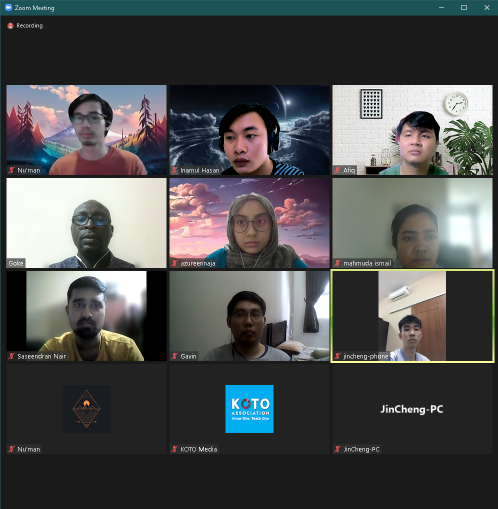
#> input picture advance/assets/zoom2.png, 996 x 1017 px (shown at 1/2 size)
$ python extract.py
#> lines starting #> are read from the running program, lines starting #| are printed output that depends on the picture; after the words box and inside, x2 and y2 are one past the last pixel; in counts of white or black regions, pixels touching at a corner belong together
import cv2 as cv
import matplotlib.pyplot as plt
import os
imageFile = 'zoom2.png'
img = cv.imread('../advance/assets/'+imageFile)
#> img is the input picture: shape (1017, 996, 3); mean B, G, R 79.5, 79.2, 78

folderPath = os.path.splitext(imageFile)[0]

if not os.path.exists('dataset'):
    os.mkdir('dataset')

folderPath = f'dataset/{folderPath}'

if not os.path.exists(folderPath):
    os.mkdir(folderPath)
print(folderPath)


point_list = []
point_list.append(((297,125),(400,248),'Goke'))
point_list.append(((606,113),(728,258),'Hasan'))
point_list.append(((290,277),(378,399),'Azureen'))
point_list.append(((600,298),(683,418),'Afiq'))
point_list.append(((298,456),(382,582),'Nu\'man'))
point_list.append(((597,483),(687,599),'Mahmuda'))

point_list2 = []
point_list2.append(((135,189),(224,294),'Nu\'man'))
point_list2.append(((422,218),(565,350),'Hasan'))

point_list2.append(((792,220),(881,340),'Afiq'))
point_list2.append(((138,394),(233,514),'Goke'))
point_list2.append(((455,380),(554,516),'Azureen'))
point_list2.append(((779,416),(887,538),'Mahmuda'))
point_list2.append(((790,623),(848,700),'Jin Cheng'))
point_list2.append(((443,575),(536,694),'Gavin'))
point_list2.append(((130,551),(217,684),'Sassendran'))


count = 1
a,b = 3,3

for v in point_list2 :
    ((x1,y1),(x2,y2),label) = v

    if y2 < y1:
        y = y2
        y2 = y1
        y1 = y

    if x2 < x1:
        x = x2
        x2 = x1
        x1 = x


    cropped_img = img[y1:y2,x1:x2,:].copy()

    cv.rectangle(img,(x1,y1),(x2,y2),(0,0,255),2)

    # cv.imwrite('../advance/assets/dataset/zoom1/'+label+'.png',cropped_img)
    cv.imwrite(folderPath+"/"+label+'.png',cropped_img)

    plt.subplot(a,b,count)
    plt.title(label=label)
    plt.imshow(cropped_img[:,:,::-1])
    count+=1
#> this loop made 9 passes
#> pass 1, `cropped_img = img[y1:y2,x1:x2,:].copy()`:
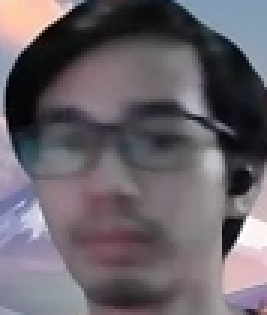
#> cropped_img: shape (105, 89, 3) (shown 3 times larger); mean B, G, R 105.4, 98.2, 104.8
#> pass 2, `cropped_img = img[y1:y2,x1:x2,:].copy()`:
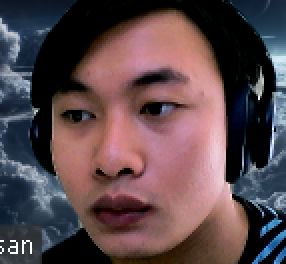
#> cropped_img: shape (132, 143, 3) (shown 2 times larger); mean B, G, R 75.5, 71.6, 90.2
#> pass 3, `cropped_img = img[y1:y2,x1:x2,:].copy()`:
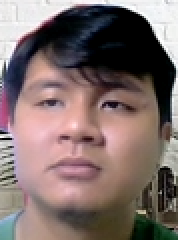
#> cropped_img: shape (120, 89, 3) (shown 2 times larger); mean B, G, R 106.7, 109.1, 126.4
#> after the loop:
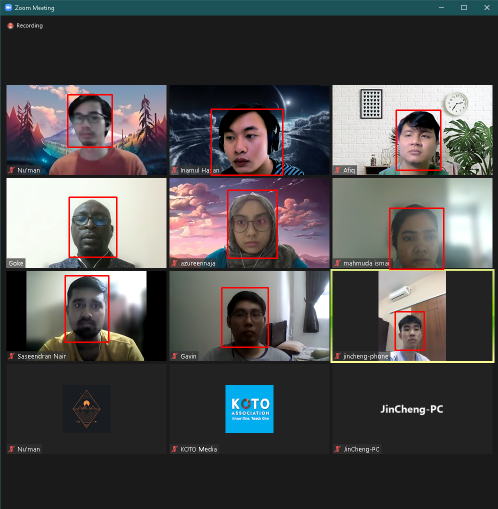
#> img: shape (1017, 996, 3) (shown at 1/2 size); 1.14% of pixels changed, all inside (x1, y1, x2, y2) = (129, 188, 889, 702)
#> after the loop, count = 10

plt.tight_layout()
plt.show()
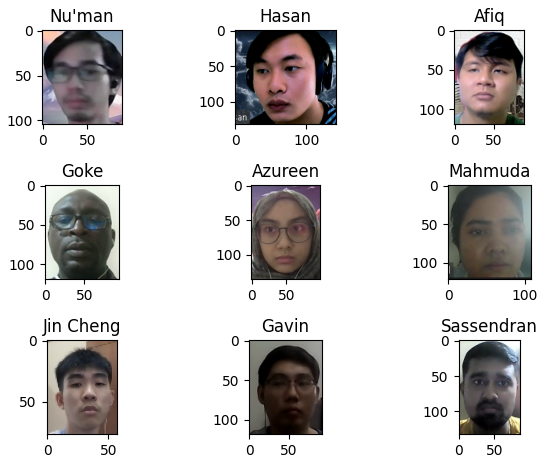
#> figure drawn by matplotlib, 9 panels

$ run again, with advance/assets/zoom1.png copied over advance/assets/zoom2.png
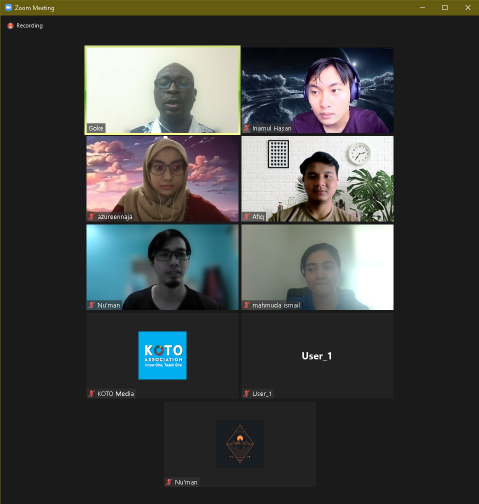
#> input picture advance/assets/zoom1.png, 958 x 1008 px (shown at 1/2 size)
#> img is the input picture: shape (1008, 958, 3); mean B, G, R 64.8, 66.5, 64.5
#> the loop `for v in point_list2 :` made 9 passes
#> pass 1, `cropped_img = img[y1:y2,x1:x2,:].copy()`:
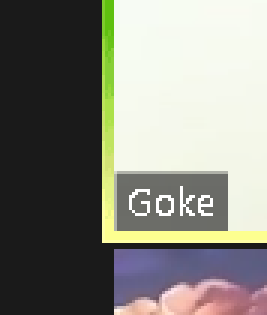
#> cropped_img: shape (105, 89, 3) (shown 3 times larger); mean B, G, R 124.7, 133.1, 133
#> after the loop `for v in point_list2 :`:
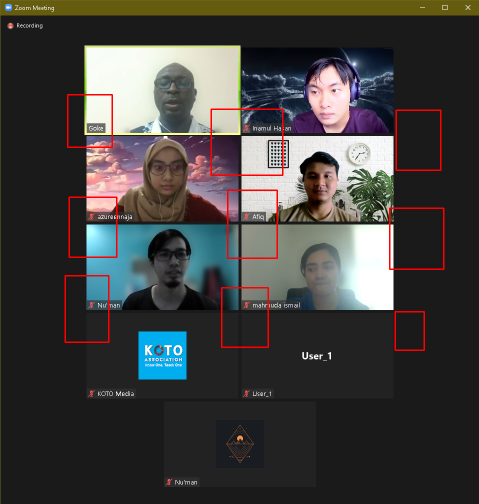
#> img: shape (1008, 958, 3) (shown at 1/2 size); 1.19% of pixels changed, all inside (x1, y1, x2, y2) = (129, 188, 889, 702)
#> after the loop `for v in point_list2 :`: count = 10

$ run again, with advance/assets/zoom4.png copied over advance/assets/zoom2.png
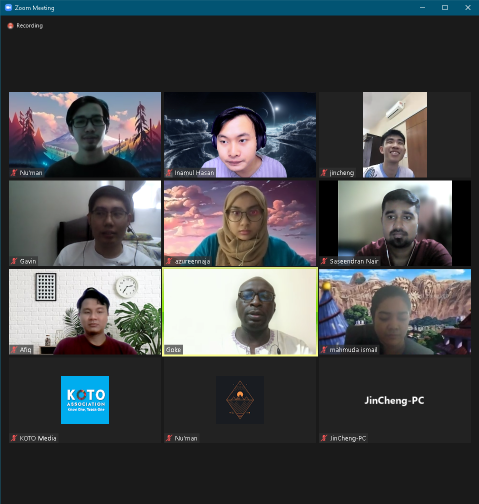
#> input picture advance/assets/zoom4.png, 958 x 1008 px (shown at 1/2 size)
#> img is the input picture: shape (1008, 958, 3); mean B, G, R 76.5, 74.1, 71.8
#> the loop `for v in point_list2 :` made 9 passes
#> pass 1, `cropped_img = img[y1:y2,x1:x2,:].copy()`:
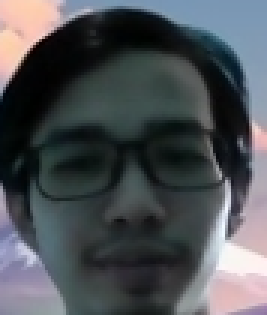
#> cropped_img: shape (105, 89, 3) (shown 3 times larger); mean B, G, R 85.1, 81, 77
#> after the loop `for v in point_list2 :`:
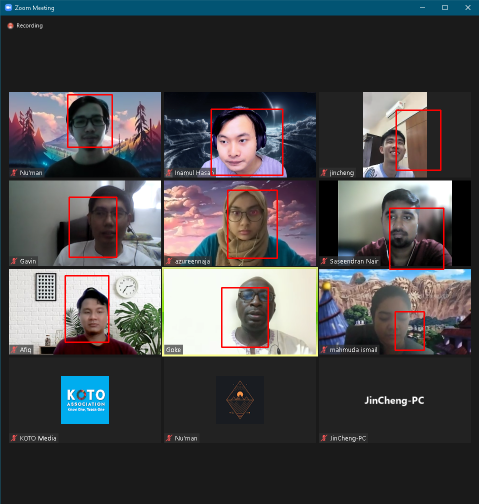
#> img: shape (1008, 958, 3) (shown at 1/2 size); 1.19% of pixels changed, all inside (x1, y1, x2, y2) = (129, 188, 889, 702)
#> after the loop `for v in point_list2 :`: count = 10
